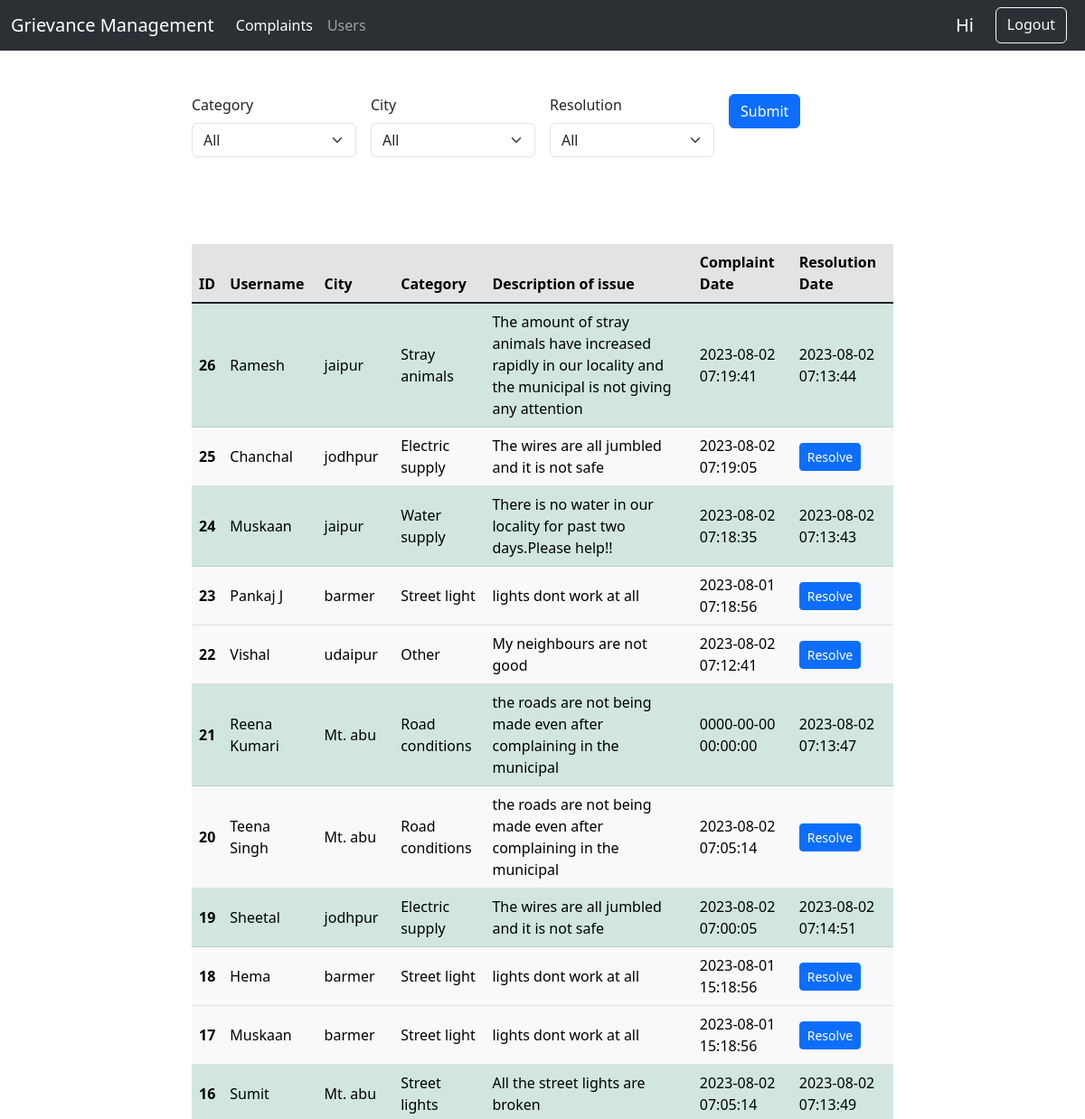
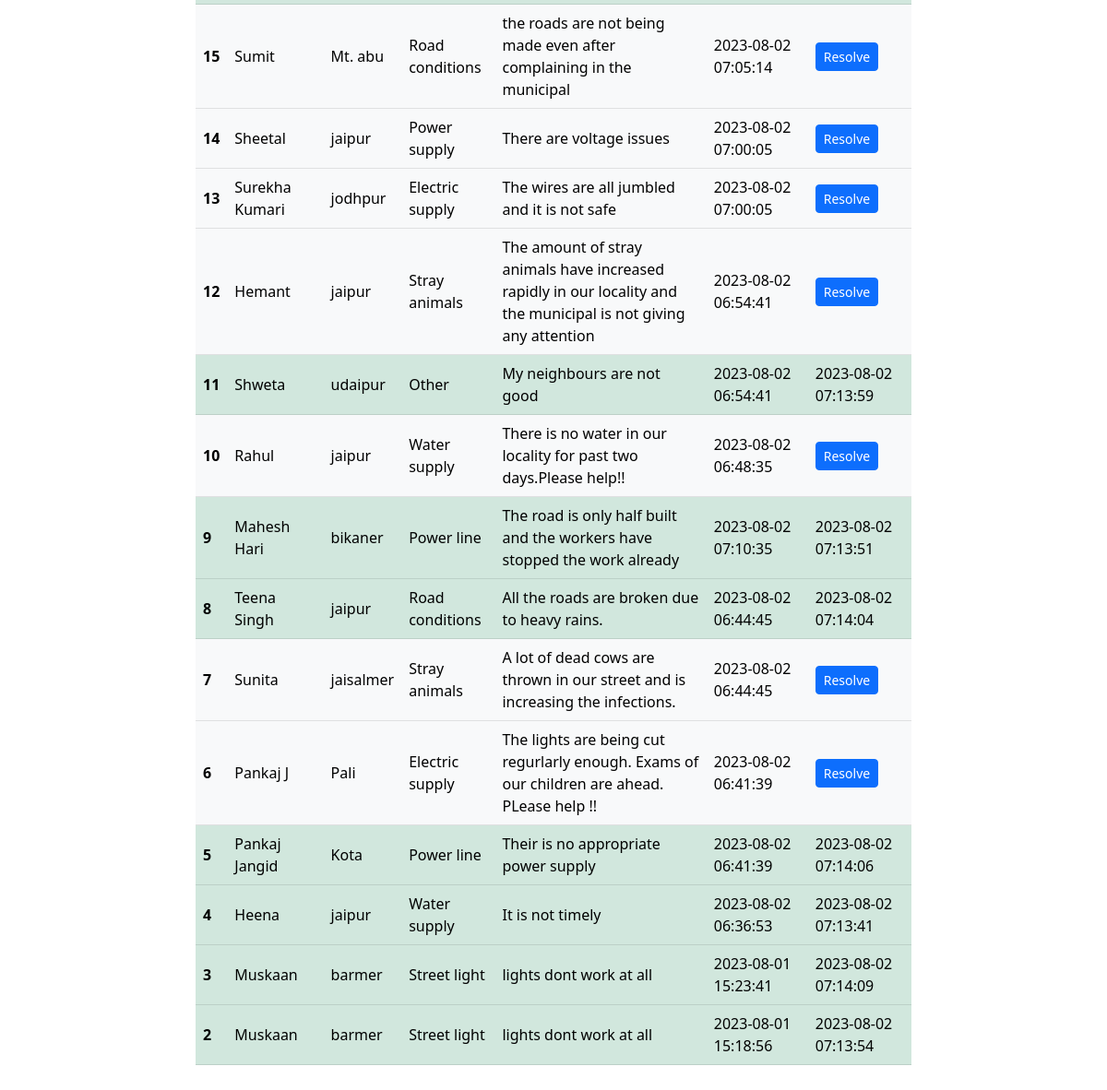
The page /Project/admin/admin.php on the database as committed earlier (2 pictures, top to bottom).
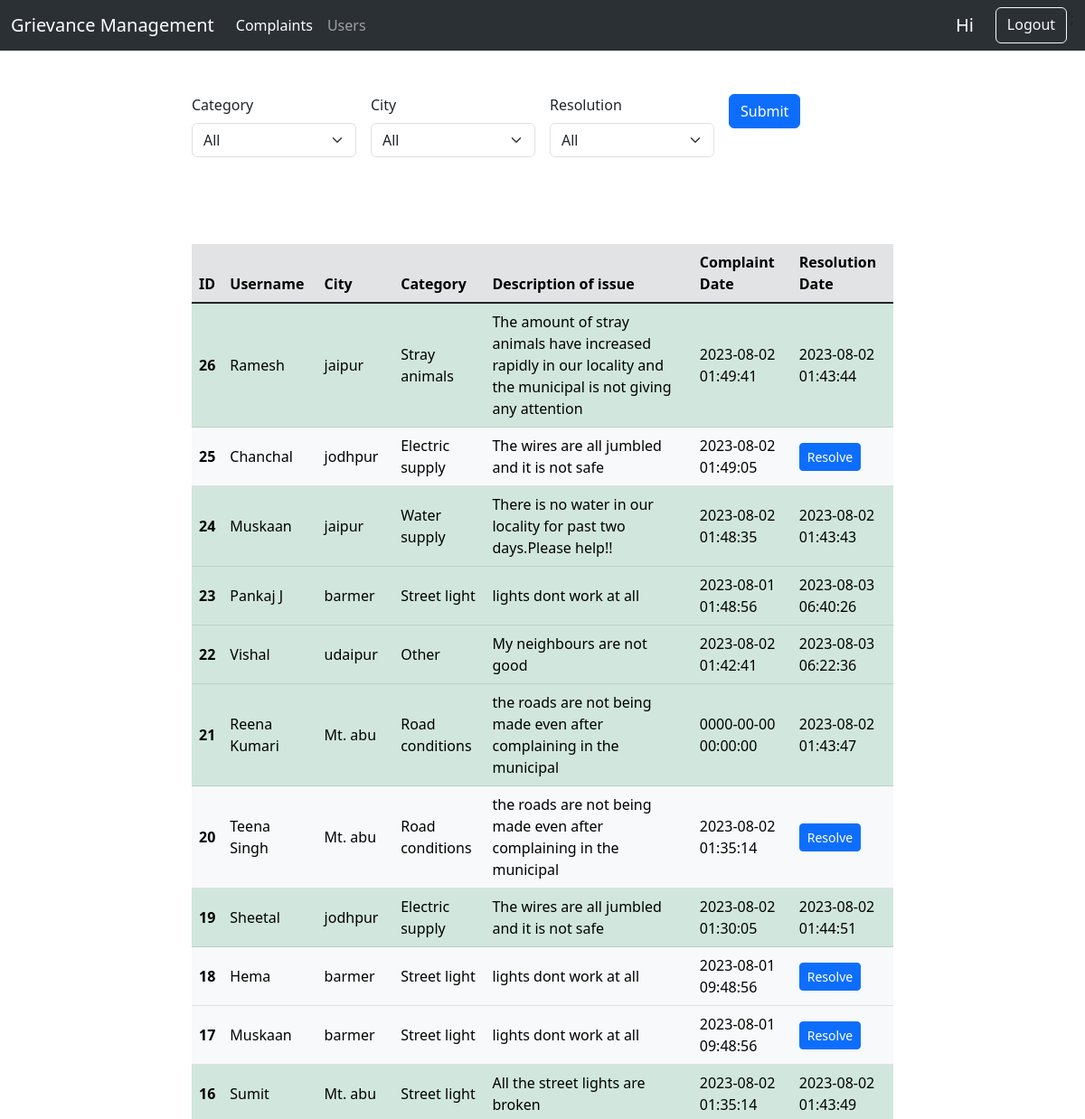
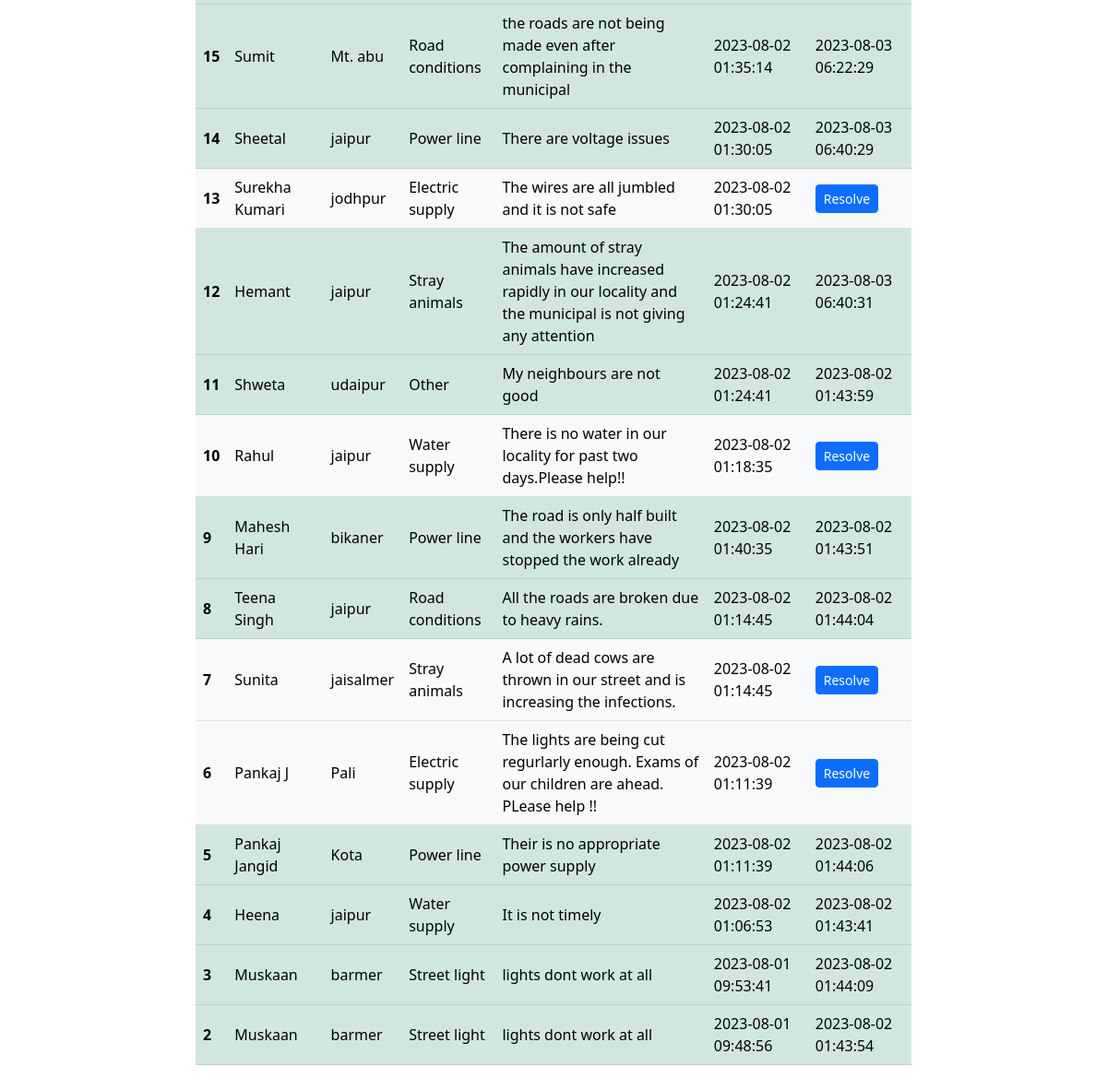
The same page on the database as committed later (2 pictures, top to bottom).
### tables this page shows
CREATE TABLE `complaints` (
  `id` int(11) NOT NULL,
  `s_no` int(11) NOT NULL,
  `category` varchar(150) NOT NULL,
  `description` varchar(300) NOT NULL,
  `address` varchar(200) NOT NULL,
  `city` varchar(50) NOT NULL,
  `state` varchar(50) NOT NULL,
  `pincode` int(11) NOT NULL,
  `dt` timestamp NOT NULL DEFAULT current_timestamp(),
  `dt_resolve` timestamp NULL DEFAULT NULL,
  `resolved` tinyint(1) NOT NULL DEFAULT 0,
  `resolved_by_admin_id` int(11) DEFAULT NULL
);

CREATE TABLE `signup` (
  `s_no` int(20) NOT NULL,
  `username` varchar(150) NOT NULL,
  `email` varchar(150) NOT NULL,
  `phone_no` bigint(20) NOT NULL,
  `adhar_no` bigint(20) NOT NULL,
  `password` varchar(50) NOT NULL,
  `dt` timestamp NOT NULL DEFAULT current_timestamp()
);

### Project/admin/admin.php (the view, shortened to what this page needs)
<?php
$page = 'complaints';
?>
<!doctype html>
<html lang="en">
<head>
    <link href="https://cdn.jsdelivr.net/npm/bootstrap@5.3.0/dist/css/bootstrap.min.css" rel="stylesheet"
>
</head>
<body>
    <nav class="navbar bg-dark navbar-expand-lg bg-body-tertiary" data-bs-theme="dark">
        <div class="container-fluid">
            <a class="navbar-brand" href="#">Grievance Management</a>
            <div class="collapse navbar-collapse" id="navbarSupportedContent">
                <ul class="navbar-nav me-auto mb-2 mb-lg-0">
                    <li class="nav-item">
                        <a class="nav-link <?php if ($page == 'complaints') {
                            echo 'active';
                        } ?>" href="/project/admin/admin.php">Complaints</a>
                    </li>
                    <li class="nav-item">
                        <a class="nav-link <?php if ($page == 'users') {
                            echo 'active';
                        } ?>" href="/project/admin/admin.php?page=users">Users</a>
                    </li>
                </ul>
                <form class="d-flex" role="search">
                    <div class="d-grid gap-2 d-md-flex justify-content-md-end">
                        <a class="navbar-brand" href="#">Hi
                        </a>
                        <a class="btn btn-outline-light" href="/project/logout.php">Logout</a>
                    </div>';
                </form>
            </div>
        </div>
    </nav>
    <?php
    include '../common/dbconnect.php';
    if ($page == 'complaints') {
        $category_query = '1';
        $city_query = '1';
        $resolution_query = '1';
        echo '
            <div class="container-fluid py-5 col-sm-8">
                <form class="row g-3" action="../admin/admin.php" method="post">
                    <div class="col-md-3">
                        <label for="inputCategory" class="form-label">Category</label>
                        <select id="inputCategory" name="inputCategory" class="form-select">
                        <option selected>All</option>
                        <option>Street light</option>
                        <option>Road conditions</option>
                        <option>Stray animals</option>
                        <option>Electric supply</option>
                        <option>Water supply</option>
                        <option>Power line</option>
                        <option>Other</option>
                        </select>
                    </div>
                    <div class="col-md-3">
                        <label for="inputCity" class="form-label">City</label>
                        <select id="inputCity" name="inputCity" class="form-select">
                        <option selected>All</option>';
        echo '
                        </select>
                    </div>
                    <div class="col-md-3">
                        <label for="inputResoln" class="form-label">Resolution</label>
                        <select id="inputResoln" name="inputResoln" class="form-select">
                        <option selected>All</option>
                        <option value="true">Resolved</option>
                        <option value="false">Unresolved</option>
                        </select>
                    </div>
                    <div class="col-md-3">
                        <input type="hidden" name="reqType" id="reqType" value="adminComplaints">
                        <button type="submit" class="btn btn-primary">Submit</button>
                    </div>
                </form>
            </div>';
        echo '
            <div class="container-fluid py-5 col-sm-8 table-responsive">
                <table class="table align-middle">
                    <thead class="table-secondary">
                        <tr>
                            <th scope="col">ID</th>
                            <th scope="col">Username</th>
                            <th scope="col">City</th>
                            <th scope="col">Category</th>
                            <th scope="col">Description of issue</th>
                            <th scope="col">Complaint Date</th>
                            <th scope="col">Resolution Date</th>
                        </tr>
                    </thead>
                    <tbody class="table-group-divider">';
        $sql = "SELECT * FROM complaints WHERE " . $category_query . " AND " . $city_query . " AND " . $resolution_query . " ORDER BY id DESC";
        $result = mysqli_query($conn, $sql);
        $num = mysqli_num_rows($result);
        if ($num > 0) {
            while ($row = $result->fetch_assoc()) {
                $resol = "light";
                $resol_dt = "";
                if ($row['resolved']) {
                    $resol = "success";
                    $resol_dt = $row['dt_resolve'];
                } else {
                    $resol_dt = '
                    <form action="../admin/admin.php" method="post">
                        <div class="col-md-3">
                            <input type="hidden" name="reqType" id="reqType" value="resolveComplaint">
                            <input type="hidden" name="complaintID" id="complaintID" value="' . $row['id'] . '">
                            <button type="submit" class="btn btn-primary btn-sm">Resolve</button>
                        </div>
                    </form>
                    ';
                }
                $username = "";
                $sql1 = "SELECT * FROM signup WHERE s_no=" . $row['s_no'];
                $result1 = mysqli_query($conn, $sql1);
                if (mysqli_num_rows($result1) > 0) {
                    $row1 = $result1->fetch_assoc();
                    $username = $row1['username'];
                }
                echo '
                        <tr class="table-' . $resol . '">
                            <th scope="row">' . $row['id'] . '</th>
                            <td>' . $username . '</td>
                            <td>' . $row['city'] . '</td>
                            <td>' . $row['category'] . '</td>
                            <td>' . $row['description'] . '</td>
                            <td>' . $row['dt'] . '</td>
                            <td>' . $resol_dt . '</td>
                        </tr>';
            }
        }
        echo '
                    </tbody>
                </table>
            </div>';
    } else if ($page == 'users') {
        echo '
            <div class="container-fluid py-5 col-sm-8 table-responsive">
                <form action="../admin/admin.php" method="post">
                    <div class="input-group mb-3">
                        <input type="text" class="form-control" placeholder="Username" aria-label="Username" aria-describedby="button-addon2"
                        name="searchUsername" id="searchUsername">
                        <input type="hidden" name="reqType" id="reqType" value="adminSearchUser">
                        <button class="btn btn-outline-secondary" type="submit" id="searchButton">Search</button>
                    </div>
                </form>';
        $usersQueryDisplay = '1';
        if ($_SERVER["REQUEST_METHOD"] == "POST" && $_POST['reqType'] == 'adminSearchUser') {
            $username = $_POST['searchUsername'];
            $sql = "SELECT * FROM signup WHERE username='" . $username . "'";
            $result = mysqli_query($conn, $sql);
            $num = mysqli_num_rows($result);
            if ($num > 0) {
                $usersQueryDisplay = 'username="' . $username . '"';
            } else {
                echo '<div class="alert alert-warning alert-dismissible fade show" role="alert">
                        User with username ' . $username . ' not found.
                        <button type="button" class="btn-close" data-bs-dismiss="alert" aria-label="Close">
                        <span aris-hidden="true">&times;</span>
                        </button>
                        </div>';
            }
        }
        echo '
                <table class="table align-middle">
                    <thead class="table-secondary">
                        <tr>
                            <th scope="col">Username</th>
                            <th scope="col">Email</th>
                            <th scope="col">Phone Number</th>
                            <th scope="col">Complaints Registered</th>
                            <th scope="col">Complaints Resolved</th>
                        </tr>
                    </thead>
                    <tbody class="table-group-divider">';
        $sql = "SELECT * FROM signup WHERE " . $usersQueryDisplay;
        $result = mysqli_query($conn, $sql);
        $num = mysqli_num_rows($result);
        if ($num > 0) {
            while ($row = $result->fetch_assoc()) {
                $no_c = 0;
                $no_c_r = 0;
                $sql1 = "SELECT COUNT(*) FROM complaints WHERE s_no=" . $row['s_no'];
                $result1 = mysqli_query($conn, $sql1);
                if (mysqli_num_rows($result1) > 0) {
                    $no_c = $result1->fetch_row()[0];
                }
                $sql1 = "SELECT COUNT(*) FROM complaints WHERE s_no=" . $row['s_no'] . ' AND resolved=true';
                $result1 = mysqli_query($conn, $sql1);
                if (mysqli_num_rows($result1) > 0) {
                    $no_c_r = $result1->fetch_row()[0];
                }
                echo '
                        <tr class="table-light">
                            <th scope="row">' . $row['username'] . '</th>
                            <td>' . $row['email'] . '</td>
                            <td>' . $row['phone_no'] . '</td>
                            <td>' . $no_c . '</td>
                            <td>' . $no_c_r . '</td>
                        </tr>';
            }
        }
        echo '
                    </tbody>
                </table>
            </div>';
    }
    ?>
</body>

Rows that differ between the two databases and show on the page:
changed complaints "Ramesh": dt "2023-08-02 07:19:41" → "2023-08-02 01:49:41"; dt_resolve "2023-08-02 07:13:44" → "2023-08-02 01:43:44"
changed complaints "Chanchal": dt "2023-08-02 07:19:05" → "2023-08-02 01:49:05"
changed complaints id 24: dt "2023-08-02 07:18:35" → "2023-08-02 01:48:35"; dt_resolve "2023-08-02 07:13:43" → "2023-08-02 01:43:43"
changed complaints id 23: resolved 0 → 1 (drawn); dt "2023-08-01 07:18:56" → "2023-08-01 01:48:56"; dt_resolve (not shown) → "2023-08-03 06:40:26"; no longer shows "Resolve"
changed complaints "Vishal": resolved 0 → 1 (drawn); dt "2023-08-02 07:12:41" → "2023-08-02 01:42:41"; dt_resolve (not shown) → "2023-08-03 06:22:36"; no longer shows "Resolve"
changed complaints "Reena Kumari": dt_resolve "2023-08-02 07:13:47" → "2023-08-02 01:43:47"
changed complaints id 20: dt "2023-08-02 07:05:14" → "2023-08-02 01:35:14"
changed complaints id 19: dt "2023-08-02 07:00:05" → "2023-08-02 01:30:05"; dt_resolve "2023-08-02 07:14:51" → "2023-08-02 01:44:51"
changed complaints "Hema": dt "2023-08-01 15:18:56" → "2023-08-01 09:48:56"
changed complaints id 17: dt "2023-08-01 15:18:56" → "2023-08-01 09:48:56"
changed complaints "All the street lights are broken": category "Street lights" → "Street light"; dt "2023-08-02 07:05:14" → "2023-08-02 01:35:14"; dt_resolve "2023-08-02 07:13:49" → "2023-08-02 01:43:49"
changed complaints id 15: resolved 0 → 1 (drawn); dt "2023-08-02 07:05:14" → "2023-08-02 01:35:14"; dt_resolve (not shown) → "2023-08-03 06:22:29"; no longer shows "Resolve"
changed complaints "There are voltage issues": resolved 0 → 1 (drawn); category "Power supply" → "Power line"; dt "2023-08-02 07:00:05" → "2023-08-02 01:30:05"; dt_resolve (not shown) → "2023-08-03 06:40:29"; no longer shows "Resolve"
changed complaints "Surekha Kumari": dt "2023-08-02 07:00:05" → "2023-08-02 01:30:05"
changed complaints "Hemant": resolved 0 → 1 (drawn); dt "2023-08-02 06:54:41" → "2023-08-02 01:24:41"; dt_resolve (not shown) → "2023-08-03 06:40:31"; no longer shows "Resolve"
changed complaints "Shweta": dt "2023-08-02 06:54:41" → "2023-08-02 01:24:41"; dt_resolve "2023-08-02 07:13:59" → "2023-08-02 01:43:59"
changed complaints "Rahul": dt "2023-08-02 06:48:35" → "2023-08-02 01:18:35"
changed complaints "bikaner": dt "2023-08-02 07:10:35" → "2023-08-02 01:40:35"; dt_resolve "2023-08-02 07:13:51" → "2023-08-02 01:43:51"
changed complaints "All the roads are broken due to heavy rains.": dt "2023-08-02 06:44:45" → "2023-08-02 01:14:45"; dt_resolve "2023-08-02 07:14:04" → "2023-08-02 01:44:04"
changed complaints "jaisalmer": dt "2023-08-02 06:44:45" → "2023-08-02 01:14:45"
changed complaints "Pali": dt "2023-08-02 06:41:39" → "2023-08-02 01:11:39"
changed complaints "Kota": dt "2023-08-02 06:41:39" → "2023-08-02 01:11:39"; dt_resolve "2023-08-02 07:14:06" → "2023-08-02 01:44:06"
changed complaints "It is not timely": dt "2023-08-02 06:36:53" → "2023-08-02 01:06:53"; dt_resolve "2023-08-02 07:13:41" → "2023-08-02 01:43:41"
changed complaints id 3: dt "2023-08-01 15:23:41" → "2023-08-01 09:53:41"; dt_resolve "2023-08-02 07:14:09" → "2023-08-02 01:44:09"
changed complaints id 2: dt "2023-08-01 15:18:56" → "2023-08-01 09:48:56"; dt_resolve "2023-08-02 07:13:54" → "2023-08-02 01:43:54"
